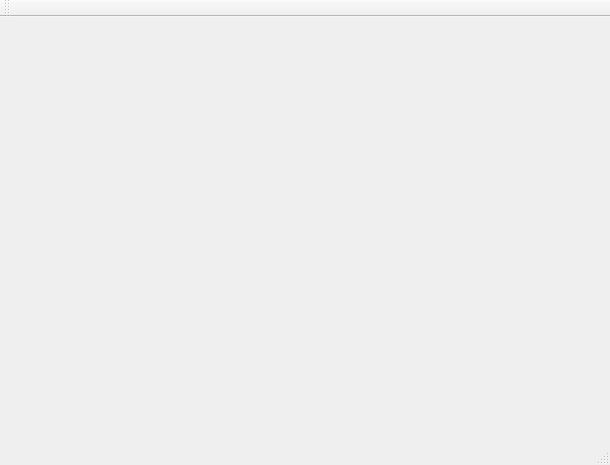
<?xml version="1.0" encoding="UTF-8"?>
<ui version="4.0">
 <class>MainWindow</class>
 <widget class="QMainWindow" name="MainWindow">
  <property name="geometry">
   <rect>
    <x>0</x>
    <y>0</y>
    <width>610</width>
    <height>465</height>
   </rect>
  </property>
  <property name="windowTitle">
   <string>MainWindow</string>
  </property>
  <widget class="QWidget" name="centralWidget"/>
  <widget class="QMenuBar" name="menuBar">
   <property name="geometry">
    <rect>
     <x>0</x>
     <y>0</y>
     <width>610</width>
     <height>22</height>
    </rect>
   </property>
  </widget>
  <widget class="QToolBar" name="mainToolBar">
   <attribute name="toolBarArea">
    <enum>TopToolBarArea</enum>
   </attribute>
   <attribute name="toolBarBreak">
    <bool>false</bool>
   </attribute>
  </widget>
  <widget class="QStatusBar" name="statusBar"/>
 </widget>
 <layoutdefault spacing="6" margin="11"/>
 <resources/>
 <connections/>
</ui>
